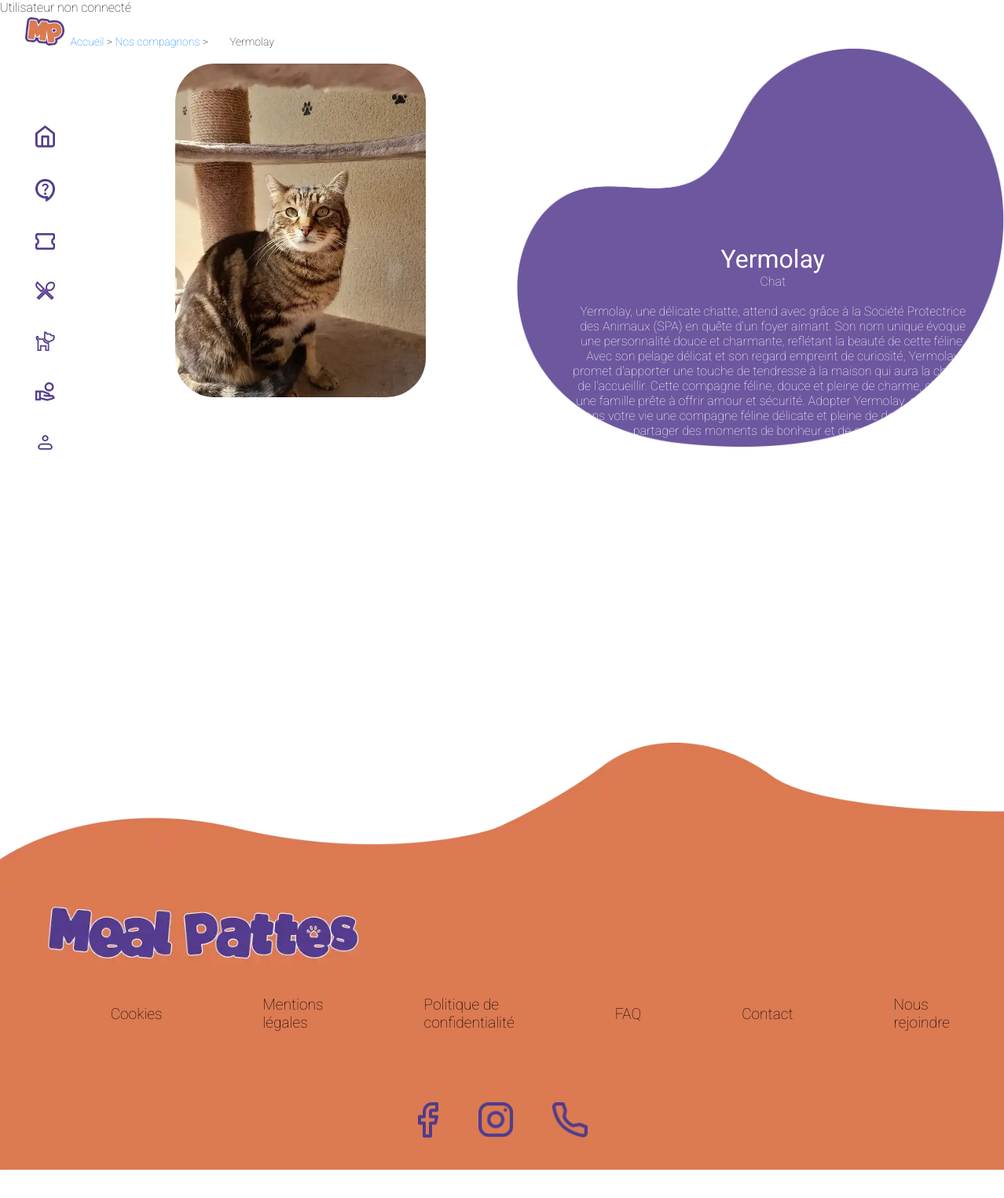
The page /animal.php?id=9 on the database its author committed.
### tables this page shows
CREATE TABLE `pet` (
  `id_pet` int(11) NOT NULL,
  `pet_name` varchar(255) DEFAULT NULL,
  `pet_date_of_birth` date DEFAULT NULL,
  `pet_sex` tinyint(1) DEFAULT NULL,
  `is_trial` tinyint(1) DEFAULT NULL,
  `is_adopted` tinyint(1) DEFAULT NULL,
  `adoption_date` date DEFAULT NULL,
  `bio` text DEFAULT NULL,
  `id_cat` int(11) DEFAULT NULL
);

CREATE TABLE `picture` (
  `id_pic` int(11) NOT NULL,
  `path` varchar(255) DEFAULT NULL,
  `id_pet` int(11) DEFAULT NULL
);

CREATE TABLE `category` (
  `id_cat` int(11) NOT NULL,
  `nom_cat` varchar(255) DEFAULT NULL
);

### animal.php (the view, shortened to what this page needs)
<?php
include("config/config.php");
$bdd = new PDO('mysql:host=' . $host . ';port=' . $port . ';dbname=' . $dbname, $username, $password);
$id = $_GET["id"];
$requete = 'SELECT *
FROM pet
INNER JOIN category
ON pet.id_cat = category.id_cat
INNER JOIN picture
ON pet.id_pet = picture.id_pet
WHERE pet.id_pet=' . $id . '';
$resultats = $bdd->query($requete);
if ($resultats && $resultats->rowCount() > 0) {
    $tabpet = $resultats->fetch(PDO::FETCH_ASSOC);
}
$nom = $tabpet['pet_name'];
$bio = $tabpet['bio'];
$cat = $tabpet['nom_cat'];
?>
<!DOCTYPE html>
<html lang="fr">
<head>
    <?php include("element/head.php") ?>
</head>
<body>
    <?php include("element/navbar.php") ?>
    <main class="main-content">
        <div class="fil_arianne">
            <a href="index.php">Accueil</a> &gt;
            <a href="animaux.php">Nos compagnons</a> &gt;
            <span>
                <?php echo $nom ?>
            </span>
        </div>
        <div class="animal_container">
            <div class="animal_wrapper">
                <section class="animal_image">
                    <img src="<?php echo $tabpet['path'] ?>" alt="">
                </section>
            </div>
            <div class="animal_wrapper">
                <h1 class="animal_name">
                    <?php echo $nom ?>
                </h1>
                <?php echo $cat ?>
                <br><br>
                <section>
                    <p class="animal_bio">
                        <?php echo $bio ?>
                    </p>
                </section>
                <br>
                <section>
                    <p class="animal_sexe">
                    </p>
                    <br>
                    <p class="animal_naissance">
                    </p>
                    <br>
                    <p class="animal_essai">
                    </p>
                    <p class="animal_adoption">
                    </p>
                </section>
            </div>
        </div>
    </main>
    <?php include("element/footer.php") ?>
</body>
</html>

### css/style.css (style rules this page uses)
.fil_arianne { font-size: 14px; margin-left: 4vw; margin-top: 2vw; }
.fil_arianne a { text-decoration: none; color: #007bff; }
.main-content { padding-left: 3vw; }
.animal_container { display: flex; flex-wrap: wrap; justify-content: center; background-image: url("../img/accueil/formes.png"); background-size: 50%; background-repeat: no-repeat; background-position-x: right; }
.animal_wrapper { width: 40vw; margin: 10px; padding: 10px; text-align: center; color: white; margin-left: 60px; }
.animal_wrapper img { width: 25vw; border-radius: 50px; }
.animal_wrapper .animal_name { margin-top: 230px; font-weight: 400; }
* { font-family: "Roboto", sans-serif; font-weight: 100; transition: all 1s; }
span { margin-left: 2%; }
* { font-family: "Roboto", sans-serif; font-weight: 100; margin: 0; }

### rows shown on the page
pet: pet_name "Yermolay", picture.path (picture), id_cat.nom_cat "Chat", bio "Yermolay, une délicate chatte, attend avec grâce à la Société Protectrice des Animaux (SPA) en quête d'un foyer aimant. Son nom unique évoque une personnalité douce et charmante, reflétant la beauté de cette féline. Avec son pelage délicat et son regard empreint de curiosité, Yermolay promet d'apporter une touche de tendresse à la maison qui aura la chance de l'accueillir. Cette compagne féline, douce et pleine de charme, cherche une famille prête à offrir amour et sécurité. Adopter Yermolay, c'est inviter dans votre vie une compagne féline délicate et pleine de douceur, prête à partager des moments de bonheur et de complicité."
